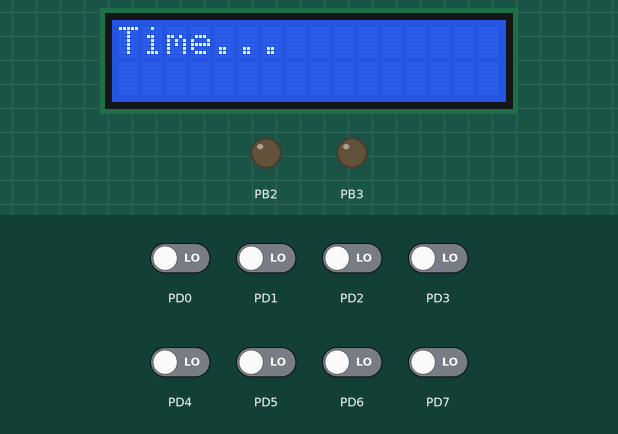
Simulated run of this program. Board: ATmega328P, built with avr-gcc and emulated at 1 MHz. On the bench: 16×2 character LCD, output pins drawn as LEDs (lit = HIGH). Wiring (inferred from the names in the program): character LCD (HD44780): RS PB0; E PB1; data PB4, PB5, PB6, PB7. The test bench sets the inputs (shaded band); at power-on: PD0–7 LOW. Pins used as bus, display or sensor lines are not drawn.

Above: at 1.3 s.
1.4 s: PD0 driven HIGH
At 2.3 s:
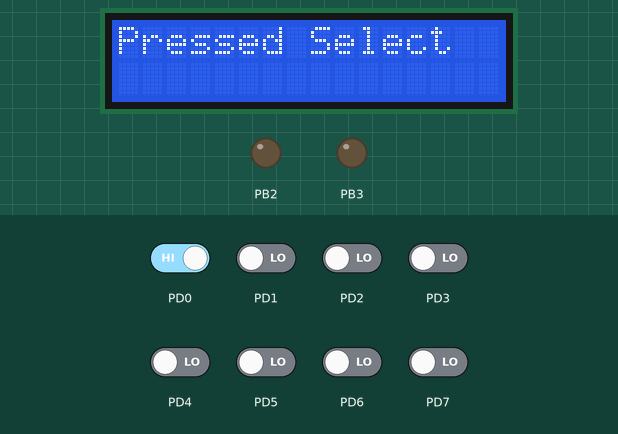
2.9 s: PD0 driven LOW and PD1 driven HIGH
At 3.9 s:
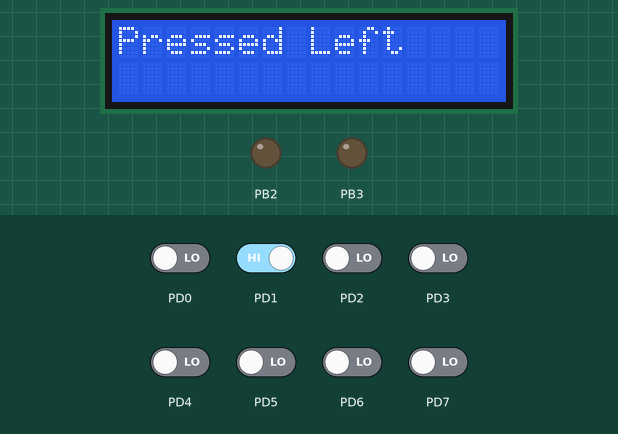
4.5 s: PD1 driven LOW and PD2 driven HIGH
At 5.1 s:
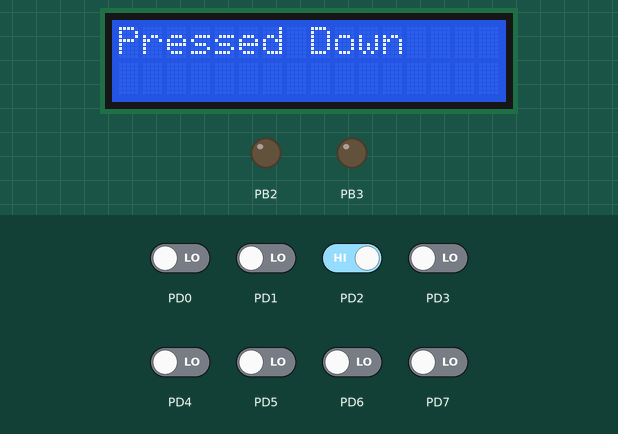
Timing chart, 0 to 7.5 s (numbered marks = the images above; inputs shaded):
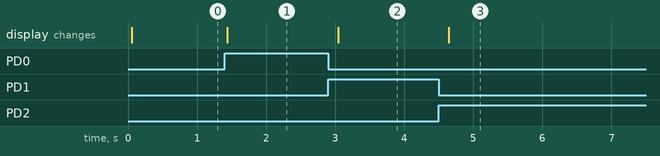

The program:

main.cpp
```cpp
/*
 * display.cpp
 * Created by Ranathunga R.A.C.D 190501V
 */

#include <avr/io.h>
#define F_CPU 1000000UL
#include <avr/io.h>
#include <util/delay.h>

#define LCD_Dir  DDRB			//LCD data port direction
#define LCD_Port PORTB			//LCD data port
#define RS PB0				   //register select pin
#define EN PB1 				  // Enable pin


void LCD_Command( unsigned char cmnd )     //function to initialize a command given as a hexadecimal number
{
	LCD_Port = (LCD_Port & 0x0F) | (cmnd & 0xF0);
	LCD_Port &= ~ (1<<RS);
	LCD_Port |= (1<<EN);
	_delay_us(1);
	LCD_Port &= ~ (1<<EN);

	_delay_us(200);

	LCD_Port = (LCD_Port & 0x0F) | (cmnd << 4);
	LCD_Port |= (1<<EN);
	_delay_us(1);
	LCD_Port &= ~ (1<<EN);
	_delay_ms(2);
}


void LCD_Char( unsigned char data )
{
	LCD_Port = (LCD_Port & 0x0F) | (data & 0xF0);
	LCD_Port |= (1<<RS);		//RS = 1
	LCD_Port|= (1<<EN);
	_delay_us(1);
	LCD_Port &= ~ (1<<EN);

	_delay_us(200);

	LCD_Port = (LCD_Port & 0x0F) | (data << 4);
	LCD_Port |= (1<<EN);
	_delay_us(1);
	LCD_Port &= ~ (1<<EN);
	_delay_ms(2);
}


void LCD_Init (void)			//Initialize the display
{
	LCD_Dir = 0xFF;			//LCD data direction is output
	_delay_ms(20);

	LCD_Command(0x02);
	LCD_Command(0x28);
	LCD_Command(0x0c);              //Command - Display on Cursor off
	LCD_Command(0x06);              //Command - shift cursor to right
	LCD_Command(0x01);              //Command - Clear display
	_delay_ms(2);
}


void LCD_String (char *str)		//Writing a string on LCd display
{
	int i;
	for(i=0;str[i]!=0;i++)
	{
		LCD_Char (str[i]);
	}
}


void LCD_Clear()             //Function to clear display and come back to home position
{
	LCD_Command (0x01);
	_delay_ms(2);
	LCD_Command (0x80);
}


void Time()             //Function to write time to display(Here I have used the test "Time". (I have to link RTC code here)
{
	LCD_Clear();
	LCD_String("Time...");
	_delay_ms(500);
}


void Select()            //What to do when the user press the select button
{
	LCD_Clear();
	LCD_String("Pressed Select");
	_delay_ms(500);
}

void Left()              //What to do when the user press the left arrow
{
	LCD_Clear();
	LCD_String("Pressed Left");
	_delay_ms(500);
}

void Right()              //What to do when the user press the right arrow
{

	LCD_Clear();
	LCD_String("Pressed Right");
	_delay_ms(500);
}

void Up()                  //What to do when the user press the up arrow
{
	LCD_Clear();
	LCD_String("Pressed Up");
	_delay_ms(500);
}

void Down()              //What to do when the user press the down arrow
{
	LCD_Clear();
	LCD_String("Pressed Down");
	_delay_ms(500);
}

void Back()             //What to do when the user press the back button
{
	LCD_Clear();
	LCD_String("Pressed Back");
	_delay_ms(500);
}

int main(void)           //main function continuously looks for a signal from the user
{
    DDRD = 0x00;
	LCD_Init();
	Time();
    while (1)
    {
		if (PIND == 0x01){
			Select();
		}
		else if (PIND == 0x02){
			Left();
		}
		else if (PIND == 0x04){
			Down();
		}
		else if (PIND == 0x08){
			Up();
		}
		else if (PIND == 0x10){
			Right();
		}
		else if(PIND == 0x20){
			Back();
		}
	}
}
```

Measured:
- after the input at 1.4 s, the display: changes at once (image 1)
- after the input at 2.9 s, the display: changes after 0.15 s (image 2)
- after the input at 4.5 s, the display: changes after 0.15 s (image 3)
